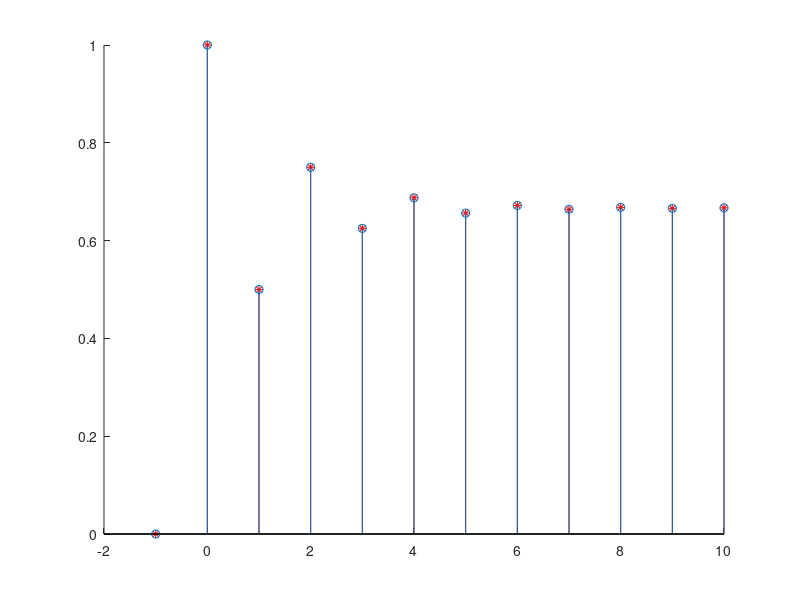

Write MATLAB code to recreate this figure.
clc
clear all
close all

n=-1:10;
yn(1)=0;

for l=1:length(n)
    if n(l)>=0
        xn(l)=1;
    else 
        xn(l)=0;
    end
    
    if l>=2
        yn(l)=xn(l)-(0.5*yn(l-1));
    end
    
    if n(l)>=0
        yc(l)=((1/3).*(-0.5).^n(l))+(2/3);
    else
        yc(l)=0;
    end
    
end

hold on
stem(n,yc,'r*')
stem(n,yn)
hold off